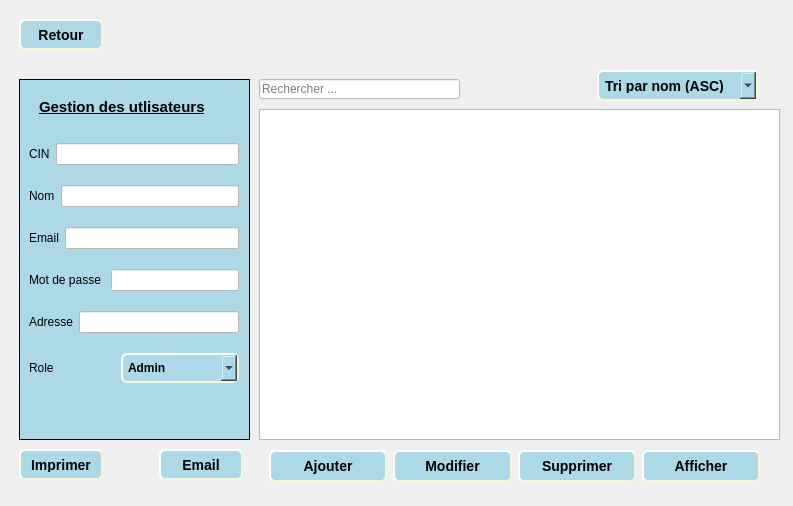
<?xml version="1.0" encoding="UTF-8"?>
<ui version="4.0">
 <class>GestionUtlisateurTournois</class>
 <widget class="QDialog" name="GestionUtlisateurTournois">
  <property name="geometry">
   <rect>
    <x>0</x>
    <y>0</y>
    <width>793</width>
    <height>506</height>
   </rect>
  </property>
  <property name="windowTitle">
   <string>Dialog</string>
  </property>
  <widget class="QStackedWidget" name="stackedWidget">
   <property name="geometry">
    <rect>
     <x>9</x>
     <y>9</y>
     <width>781</width>
     <height>491</height>
    </rect>
   </property>
   <property name="currentIndex">
    <number>1</number>
   </property>
   <widget class="QWidget" name="page">
    <widget class="QWidget" name="layoutWidget">
     <property name="geometry">
      <rect>
       <x>180</x>
       <y>170</y>
       <width>391</width>
       <height>201</height>
      </rect>
     </property>
     <layout class="QVBoxLayout" name="verticalLayout">
      <item>
       <widget class="QPushButton" name="Gestion_Utilisateur">
        <property name="styleSheet">
         <string notr="true"> #Gestion_Utilisateur{
 background-color: lightblue;
    border-style: outset;
    border-width: 2px;
    border-radius: 6px;
    border-color: beige;
    font: bold 14px;
    min-width: 4em;
    padding: 6px;
}</string>
        </property>
        <property name="text">
         <string>Gestion des utilisateurs</string>
        </property>
       </widget>
      </item>
      <item>
       <widget class="QPushButton" name="Gestion_Tournois">
        <property name="styleSheet">
         <string notr="true"> #Gestion_Tournois
{
 background-color: lightblue;
    border-style: outset;
    border-width: 2px;
    border-radius: 6px;
    border-color: beige;
    font: bold 14px;
    min-width: 4em;
    padding: 6px;
}</string>
        </property>
        <property name="text">
         <string>Gestion des tournois</string>
        </property>
       </widget>
      </item>
     </layout>
    </widget>
    <widget class="QPushButton" name="Retour_Menu">
     <property name="geometry">
      <rect>
       <x>643</x>
       <y>30</y>
       <width>91</width>
       <height>31</height>
      </rect>
     </property>
     <property name="styleSheet">
      <string notr="true">#Retour_Menu
 {
 background-color: lightblue;
    border-style: outset;
    border-width: 2px;
    border-radius: 6px;
    border-color: beige;
    font: bold 14px;
    min-width: 4em;
    padding: 6px;
}</string>
     </property>
     <property name="text">
      <string>Retour</string>
     </property>
    </widget>
   </widget>
   <widget class="QWidget" name="page_2">
    <widget class="QFrame" name="frame">
     <property name="geometry">
      <rect>
       <x>10</x>
       <y>70</y>
       <width>231</width>
       <height>361</height>
      </rect>
     </property>
     <property name="styleSheet">
      <string notr="true">background-color:rgb(173, 216, 230)</string>
     </property>
     <property name="frameShape">
      <enum>QFrame::Box</enum>
     </property>
     <property name="frameShadow">
      <enum>QFrame::Plain</enum>
     </property>
     <widget class="QLabel" name="label">
      <property name="geometry">
       <rect>
        <x>20</x>
        <y>20</y>
        <width>191</width>
        <height>16</height>
       </rect>
      </property>
      <property name="sizePolicy">
       <sizepolicy hsizetype="Preferred" vsizetype="Preferred">
        <horstretch>0</horstretch>
        <verstretch>0</verstretch>
       </sizepolicy>
      </property>
      <property name="font">
       <font>
        <pointsize>11</pointsize>
        <weight>75</weight>
        <bold>true</bold>
        <underline>true</underline>
       </font>
      </property>
      <property name="styleSheet">
       <string notr="true">l#abel {

    font: bold 22px;
  ;
    padding: 6px;
}</string>
      </property>
      <property name="text">
       <string>Gestion des utlisateurs</string>
      </property>
      <property name="textFormat">
       <enum>Qt::PlainText</enum>
      </property>
      <property name="wordWrap">
       <bool>false</bool>
      </property>
     </widget>
     <widget class="QWidget" name="layoutWidget">
      <property name="geometry">
       <rect>
        <x>10</x>
        <y>50</y>
        <width>210</width>
        <height>271</height>
       </rect>
      </property>
      <layout class="QVBoxLayout" name="verticalLayout_2">
       <item>
        <layout class="QHBoxLayout" name="horizontalLayout">
         <item>
          <widget class="QLabel" name="label_2">
           <property name="text">
            <string>CIN</string>
           </property>
          </widget>
         </item>
         <item>
          <widget class="QLineEdit" name="Cin">
           <property name="styleSheet">
            <string notr="true">background-color: rgb(255, 255, 255);
font: 10pt &quot;MS Shell Dlg 2&quot;;
color: rgb(0, 0, 0);
text-decoration:none;</string>
           </property>
          </widget>
         </item>
        </layout>
       </item>
       <item>
        <layout class="QHBoxLayout" name="horizontalLayout_2">
         <item>
          <widget class="QLabel" name="label_3">
           <property name="text">
            <string>Nom</string>
           </property>
          </widget>
         </item>
         <item>
          <widget class="QLineEdit" name="Nom">
           <property name="styleSheet">
            <string notr="true">background-color: rgb(255, 255, 255);
font: 10pt &quot;MS Shell Dlg 2&quot;;
color: rgb(0, 0, 0);
text-decoration:none;</string>
           </property>
          </widget>
         </item>
        </layout>
       </item>
       <item>
        <layout class="QHBoxLayout" name="horizontalLayout_3">
         <item>
          <widget class="QLabel" name="label_12">
           <property name="text">
            <string>Email</string>
           </property>
          </widget>
         </item>
         <item>
          <widget class="QLineEdit" name="Email">
           <property name="styleSheet">
            <string notr="true">background-color: rgb(255, 255, 255);
font: 10pt &quot;MS Shell Dlg 2&quot;;
color: rgb(0, 0, 0);
text-decoration:none;</string>
           </property>
          </widget>
         </item>
        </layout>
       </item>
       <item>
        <layout class="QHBoxLayout" name="horizontalLayout_4">
         <item>
          <widget class="QLabel" name="label_4">
           <property name="text">
            <string>Mot de passe </string>
           </property>
          </widget>
         </item>
         <item>
          <widget class="QLineEdit" name="Motdepasse">
           <property name="styleSheet">
            <string notr="true">background-color: rgb(255, 255, 255);
font: 10pt &quot;MS Shell Dlg 2&quot;;
color: rgb(0, 0, 0);
text-decoration:none;</string>
           </property>
           <property name="echoMode">
            <enum>QLineEdit::Password</enum>
           </property>
          </widget>
         </item>
        </layout>
       </item>
       <item>
        <layout class="QHBoxLayout" name="horizontalLayout_5">
         <item>
          <widget class="QLabel" name="label_5">
           <property name="text">
            <string>Adresse</string>
           </property>
          </widget>
         </item>
         <item>
          <widget class="QLineEdit" name="Adresse">
           <property name="styleSheet">
            <string notr="true">background-color: rgb(255, 255, 255);
font: 10pt &quot;MS Shell Dlg 2&quot;;
color: rgb(0, 0, 0);
text-decoration:none;</string>
           </property>
          </widget>
         </item>
        </layout>
       </item>
       <item>
        <layout class="QHBoxLayout" name="horizontalLayout_12">
         <item>
          <widget class="QLabel" name="label_6">
           <property name="text">
            <string>Role</string>
           </property>
          </widget>
         </item>
         <item>
          <widget class="QComboBox" name="comboBox">
           <property name="styleSheet">
            <string notr="true">#comboBox{
 background-color: lightblue;
    border-style: outset;
    border-width: 2px;
    border-radius: 6px;
    border-color: beige;
    font: bold 12px;
    min-width: 4em;
    padding: 5px;
}</string>
           </property>
           <item>
            <property name="text">
             <string>Admin</string>
            </property>
           </item>
           <item>
            <property name="text">
             <string>Event Manager</string>
            </property>
           </item>
           <item>
            <property name="text">
             <string>Secraitaire</string>
            </property>
           </item>
          </widget>
         </item>
        </layout>
       </item>
      </layout>
     </widget>
    </widget>
    <widget class="QTableView" name="TabUtilisatuer">
     <property name="geometry">
      <rect>
       <x>250</x>
       <y>100</y>
       <width>521</width>
       <height>331</height>
      </rect>
     </property>
    </widget>
    <widget class="QPushButton" name="Retour_Utilisateur">
     <property name="geometry">
      <rect>
       <x>10</x>
       <y>10</y>
       <width>84</width>
       <height>31</height>
      </rect>
     </property>
     <property name="styleSheet">
      <string notr="true">#Retour_Utilisateur
 {
 background-color: lightblue;
    border-style: outset;
    border-width: 2px;
    border-radius: 6px;
    border-color: beige;
    font: bold 14px;
    min-width: 4em;
    padding: 6px;
}</string>
     </property>
     <property name="text">
      <string>Retour</string>
     </property>
    </widget>
    <widget class="QComboBox" name="Tri_utilisateur">
     <property name="geometry">
      <rect>
       <x>588</x>
       <y>61</y>
       <width>161</width>
       <height>31</height>
      </rect>
     </property>
     <property name="styleSheet">
      <string notr="true"> #Tri_utilisateur{
 background-color: lightblue;
    border-style: outset;
    border-width: 2px;
    border-radius: 6px;
    border-color: beige;
    font: bold 14px;
    min-width: 4em;
    padding: 6px;
}</string>
     </property>
     <item>
      <property name="text">
       <string>Tri par nom (ASC)</string>
      </property>
     </item>
     <item>
      <property name="text">
       <string>Tri par role</string>
      </property>
     </item>
    </widget>
    <widget class="QLineEdit" name="Rechercher_utilisateur">
     <property name="geometry">
      <rect>
       <x>250</x>
       <y>70</y>
       <width>201</width>
       <height>20</height>
      </rect>
     </property>
     <property name="styleSheet">
      <string notr="true">background-color: rgb(255, 255, 255);
font: 10pt &quot;MS Shell Dlg 2&quot;;
color: rgb(0, 0, 0);
text-decoration:none;</string>
     </property>
     <property name="placeholderText">
      <string>Rechercher ...</string>
     </property>
    </widget>
    <widget class="QWidget" name="layoutWidget">
     <property name="geometry">
      <rect>
       <x>260</x>
       <y>440</y>
       <width>491</width>
       <height>35</height>
      </rect>
     </property>
     <layout class="QHBoxLayout" name="horizontalLayout_6">
      <item>
       <widget class="QPushButton" name="Ajouter_Utilisateur">
        <property name="styleSheet">
         <string notr="true">#Ajouter_Utilisateur {
 background-color: lightblue;
    border-style: outset;
    border-width: 2px;
    border-radius: 6px;
    border-color: beige;
    font: bold 14px;
    min-width: 4em;
    padding: 6px;
}</string>
        </property>
        <property name="text">
         <string>Ajouter</string>
        </property>
       </widget>
      </item>
      <item>
       <widget class="QPushButton" name="Modifier_Utilisateur">
        <property name="styleSheet">
         <string notr="true">#Modifier_Utilisateur {
 background-color: lightblue;
    border-style: outset;
    border-width: 2px;
    border-radius: 6px;
    border-color: beige;
    font: bold 14px;
    min-width: 4em;
    padding: 6px;
}</string>
        </property>
        <property name="text">
         <string>Modifier</string>
        </property>
       </widget>
      </item>
      <item>
       <widget class="QPushButton" name="Supprimer_Utilisateur">
        <property name="styleSheet">
         <string notr="true">#Supprimer_Utilisateur {
 background-color: lightblue;
    border-style: outset;
    border-width: 2px;
    border-radius: 6px;
    border-color: beige;
    font: bold 14px;
    min-width: 4em;
    padding: 6px;
}</string>
        </property>
        <property name="text">
         <string>Supprimer</string>
        </property>
       </widget>
      </item>
      <item>
       <widget class="QPushButton" name="Afficher_Utilisateur">
        <property name="styleSheet">
         <string notr="true">#Afficher_Utilisateur {
 background-color: lightblue;
    border-style: outset;
    border-width: 2px;
    border-radius: 6px;
    border-color: beige;
    font: bold 14px;
    min-width: 4em;
    padding: 6px;
}</string>
        </property>
        <property name="text">
         <string>Afficher</string>
        </property>
       </widget>
      </item>
     </layout>
    </widget>
    <widget class="QPushButton" name="Imprimer_Utilisateur">
     <property name="geometry">
      <rect>
       <x>10</x>
       <y>440</y>
       <width>84</width>
       <height>31</height>
      </rect>
     </property>
     <property name="styleSheet">
      <string notr="true">#Imprimer_Utilisateur {
 background-color: lightblue;
    border-style: outset;
    border-width: 2px;
    border-radius: 6px;
    border-color: beige;
    font: bold 14px;
    min-width: 4em;
    padding: 6px;
}</string>
     </property>
     <property name="text">
      <string>Imprimer</string>
     </property>
    </widget>
    <widget class="QPushButton" name="Email_Utilisateur">
     <property name="geometry">
      <rect>
       <x>150</x>
       <y>440</y>
       <width>84</width>
       <height>31</height>
      </rect>
     </property>
     <property name="styleSheet">
      <string notr="true">#Email_Utilisateur {
 background-color: lightblue;
    border-style: outset;
    border-width: 2px;
    border-radius: 6px;
    border-color: beige;
    font: bold 14px;
    min-width: 4em;
    padding: 6px;
}</string>
     </property>
     <property name="text">
      <string>Email</string>
     </property>
    </widget>
   </widget>
   <widget class="QWidget" name="page_3">
    <widget class="QFrame" name="frame_2">
     <property name="geometry">
      <rect>
       <x>9</x>
       <y>70</y>
       <width>241</width>
       <height>361</height>
      </rect>
     </property>
     <property name="styleSheet">
      <string notr="true">background-color:rgb(173, 216, 230)</string>
     </property>
     <property name="frameShape">
      <enum>QFrame::Box</enum>
     </property>
     <property name="frameShadow">
      <enum>QFrame::Plain</enum>
     </property>
     <widget class="QLabel" name="label_11">
      <property name="geometry">
       <rect>
        <x>40</x>
        <y>30</y>
        <width>171</width>
        <height>31</height>
       </rect>
      </property>
      <property name="font">
       <font>
        <family>MS Shell Dlg 2</family>
        <pointsize>14</pointsize>
        <weight>9</weight>
        <italic>false</italic>
        <bold>false</bold>
        <underline>true</underline>
       </font>
      </property>
      <property name="styleSheet">
       <string notr="true">font: 75 14pt &quot;MS Shell Dlg 2&quot;;
text-decoration: underline;</string>
      </property>
      <property name="frameShadow">
       <enum>QFrame::Plain</enum>
      </property>
      <property name="text">
       <string>Gestion des tournois</string>
      </property>
     </widget>
     <widget class="QWidget" name="layoutWidget">
      <property name="geometry">
       <rect>
        <x>10</x>
        <y>90</y>
        <width>228</width>
        <height>261</height>
       </rect>
      </property>
      <layout class="QVBoxLayout" name="verticalLayout_3">
       <item>
        <layout class="QHBoxLayout" name="horizontalLayout_7">
         <item>
          <widget class="QLabel" name="label_7">
           <property name="text">
            <string>ID</string>
           </property>
          </widget>
         </item>
         <item>
          <widget class="QLineEdit" name="ID">
           <property name="styleSheet">
            <string notr="true">background-color: rgb(255, 255, 255);
font: 10pt &quot;MS Shell Dlg 2&quot;;
color: rgb(0, 0, 0);
text-decoration:none;</string>
           </property>
          </widget>
         </item>
        </layout>
       </item>
       <item>
        <layout class="QHBoxLayout" name="horizontalLayout_8">
         <item>
          <widget class="QLabel" name="label_8">
           <property name="text">
            <string>Date</string>
           </property>
          </widget>
         </item>
         <item>
          <widget class="QDateEdit" name="dateEdit">
           <property name="styleSheet">
            <string notr="true">background-color: rgb(255, 255, 255);
font: 10pt &quot;MS Shell Dlg 2&quot;;
color: rgb(0, 0, 0);
text-decoration:none;</string>
           </property>
          </widget>
         </item>
        </layout>
       </item>
       <item>
        <layout class="QHBoxLayout" name="horizontalLayout_9">
         <item>
          <widget class="QLabel" name="label_9">
           <property name="text">
            <string>Nombre d'équipes</string>
           </property>
          </widget>
         </item>
         <item>
          <widget class="QLineEdit" name="Nombre_equipe">
           <property name="styleSheet">
            <string notr="true">background-color: rgb(255, 255, 255);
font: 10pt &quot;MS Shell Dlg 2&quot;;
color: rgb(0, 0, 0);
text-decoration:none;</string>
           </property>
          </widget>
         </item>
        </layout>
       </item>
       <item>
        <layout class="QHBoxLayout" name="horizontalLayout_10">
         <item>
          <widget class="QLabel" name="label_10">
           <property name="text">
            <string>Adresse</string>
           </property>
          </widget>
         </item>
         <item>
          <widget class="QLineEdit" name="Adresse_Tournois">
           <property name="styleSheet">
            <string notr="true">background-color: rgb(255, 255, 255);
font: 10pt &quot;MS Shell Dlg 2&quot;;
color: rgb(0, 0, 0);
text-decoration:none;</string>
           </property>
          </widget>
         </item>
        </layout>
       </item>
      </layout>
     </widget>
    </widget>
    <widget class="QPushButton" name="Retour_tournois">
     <property name="geometry">
      <rect>
       <x>10</x>
       <y>10</y>
       <width>84</width>
       <height>31</height>
      </rect>
     </property>
     <property name="styleSheet">
      <string notr="true">#Retour_tournois {
 background-color: lightblue;
    border-style: outset;
    border-width: 2px;
    border-radius: 6px;
    border-color: beige;
    font: bold 14px;
    min-width: 4em;
    padding: 6px;
}</string>
     </property>
     <property name="text">
      <string>Retour</string>
     </property>
    </widget>
    <widget class="QTableView" name="TabTournois">
     <property name="geometry">
      <rect>
       <x>260</x>
       <y>111</y>
       <width>511</width>
       <height>321</height>
      </rect>
     </property>
    </widget>
    <widget class="QComboBox" name="Tri_Tournois">
     <property name="geometry">
      <rect>
       <x>260</x>
       <y>71</y>
       <width>231</width>
       <height>31</height>
      </rect>
     </property>
     <property name="styleSheet">
      <string notr="true">#Tri_Tournois {
 background-color: lightblue;
    border-style: outset;
    border-width: 2px;
    border-radius: 6px;
    border-color: beige;
    font: bold 14px;
    min-width: 4em;
    padding: 6px;
}</string>
     </property>
     <item>
      <property name="text">
       <string>Trier par ID</string>
      </property>
     </item>
     <item>
      <property name="text">
       <string>Trier par Date</string>
      </property>
     </item>
     <item>
      <property name="text">
       <string>Trier par nombre  d'équipes</string>
      </property>
     </item>
    </widget>
    <widget class="QWidget" name="layoutWidget">
     <property name="geometry">
      <rect>
       <x>300</x>
       <y>440</y>
       <width>461</width>
       <height>41</height>
      </rect>
     </property>
     <layout class="QHBoxLayout" name="horizontalLayout_11">
      <item>
       <widget class="QPushButton" name="Ajouter_Tournois">
        <property name="styleSheet">
         <string notr="true">#Ajouter_Tournois {
 background-color: lightblue;
    border-style: outset;
    border-width: 2px;
    border-radius: 6px;
    border-color: beige;
    font: bold 14px;
    min-width: 4em;
    padding: 6px;
}</string>
        </property>
        <property name="text">
         <string>Ajouter</string>
        </property>
       </widget>
      </item>
      <item>
       <widget class="QPushButton" name="Modifier_Tournois">
        <property name="styleSheet">
         <string notr="true">#Modifier_Tournois {
 background-color: lightblue;
    border-style: outset;
    border-width: 2px;
    border-radius: 6px;
    border-color: beige;
    font: bold 14px;
    min-width: 4em;
    padding: 6px;
}</string>
        </property>
        <property name="text">
         <string>Modifier</string>
        </property>
       </widget>
      </item>
      <item>
       <widget class="QPushButton" name="Supprimer_Tournois">
        <property name="styleSheet">
         <string notr="true">#Supprimer_Tournois {
 background-color: lightblue;
    border-style: outset;
    border-width: 2px;
    border-radius: 6px;
    border-color: beige;
    font: bold 14px;
    min-width: 4em;
    padding: 6px;
}</string>
        </property>
        <property name="text">
         <string>Supprimer</string>
        </property>
       </widget>
      </item>
      <item>
       <widget class="QPushButton" name="Afficher_Tounrois">
        <property name="styleSheet">
         <string notr="true">#Afficher_Tounrois {
 background-color: lightblue;
    border-style: outset;
    border-width: 2px;
    border-radius: 6px;
    border-color: beige;
    font: bold 14px;
    min-width: 4em;
    padding: 6px;
}</string>
        </property>
        <property name="text">
         <string>Afficher</string>
        </property>
       </widget>
      </item>
     </layout>
    </widget>
    <widget class="QPushButton" name="Imprimer_Tournois">
     <property name="geometry">
      <rect>
       <x>10</x>
       <y>442</y>
       <width>84</width>
       <height>31</height>
      </rect>
     </property>
     <property name="styleSheet">
      <string notr="true">#Imprimer_Tournois {
 background-color: lightblue;
    border-style: outset;
    border-width: 2px;
    border-radius: 6px;
    border-color: beige;
    font: bold 14px;
    min-width: 4em;
    padding: 6px;
}</string>
     </property>
     <property name="text">
      <string>Imprimer</string>
     </property>
    </widget>
   </widget>
  </widget>
 </widget>
 <resources/>
 <connections/>
</ui>
